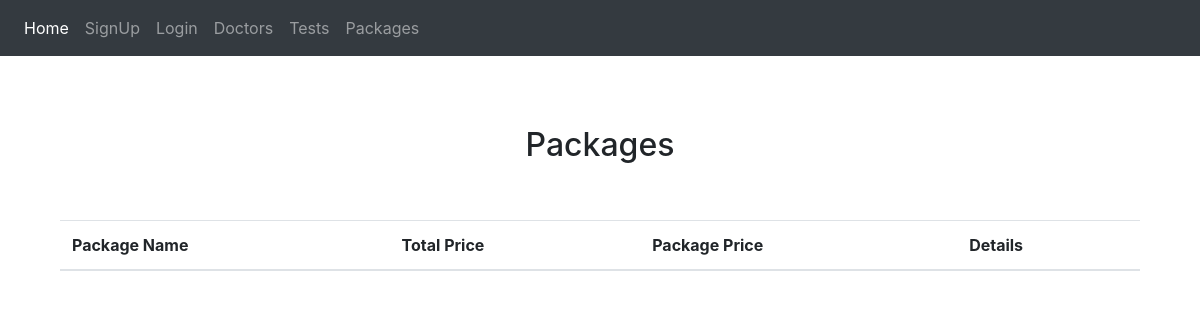
Page /diagnostic_center/view_package/ on the earlier database version.
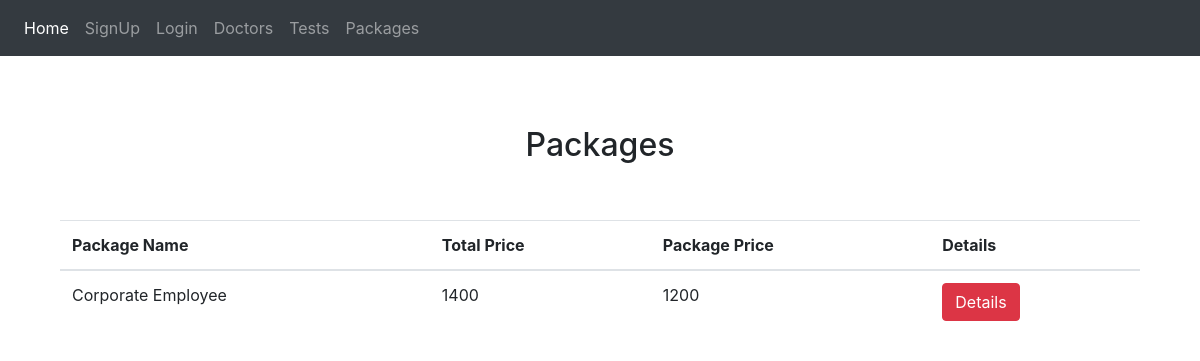
Same page on the later database version.
### Diagnostic_Center/models.py (models this page shows, shortened)
class Package(models.Model):
    package_name = models.CharField(max_length=50)
    total_price = models.IntegerField(null=True)
    package_price = models.IntegerField(null=True)

### Diagnostic_Center/views.py (the view)
# urls.py: path('view_package/', views.view_package, name='view_package'),
def view_package(request):
    pac = Package.objects.all()
    d = {'pac': pac}
    return render(request, 'Diagnostic_Center/view_package.html', d)

### templates/Diagnostic_Center/view_package.html (shortened to what this page needs)
{% extends 'base.html' %}
{% block body_block %}
<div class="container" style="margin-top:50px">
    <h2 class="text-center"> Packages </h2>
    <br><br>
    <table class="table table-hover" id="example">
        <thead>
            <tr>
                <th>Package Name</th>
                <th>Total Price</th>
                <th>Package Price</th>
                <th>Details</th>
            </tr>
        </thead>
        <tbody>
            {% for i in pac %}
            <tr>
                <td>{{i.package_name}}</td>
                <td>{{i.total_price}}</td>
                <td>{{i.package_price}}</td>
                <td><a href="#" onClick="return confirm('Package Tests List')" class="btn btn-danger">Details</a></td>
            </tr>
            {% endfor %}
        </tbody>
    </table>
    </div>
{% endblock %}

Differences in the rows shown:
added Package: package_name "Corporate Employee", total_price "1400", package_price "1200"
